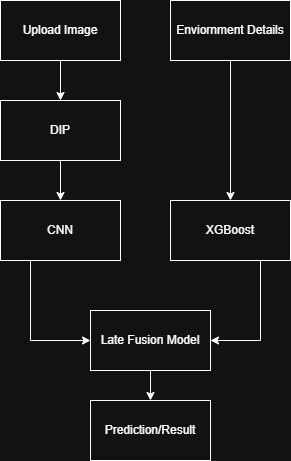
#> input picture assets_test/Coralreefarchi.jpg, 291 x 461 px
$ python bilateral.py ../assets_test/Coralreefarchi.jpg
#> lines starting #> are read from the running program, lines starting #| are printed output that depends on the picture
"""
stage2_bilateral_filter.py — Edge-preserving denoising

WHY WE NEED THIS
─────────────────────────────────────────────────────────────────────────────
Underwater images contain speckle noise from light scattering through
suspended water particles. A standard Gaussian blur would remove that noise,
but it also blurs coral texture edges — and those edges are EXACTLY what the
CNN needs to distinguish healthy vs bleached coral (healthy coral has
regular ridge/polyp patterns; bleached coral loses that structural detail).
Denoising and edge-preservation are in direct tension here, which is why we
can't just use a cheap Gaussian blur.

HOW BILATERAL FILTERING WORKS
─────────────────────────────────────────────────────────────────────────────
A normal blur averages every pixel with ALL its spatial neighbors, full
stop. Bilateral filtering adds a second condition: it only averages
neighbors that are ALSO similar in intensity/color to the center pixel.

Two parameters control this:
    sigmaSpace — how far away (in pixels) a neighbor can be and still count
    sigmaColor — how DIFFERENT in intensity a neighbor can be and still count

At an edge (e.g. the boundary of a coral branch), pixels on one side are
bright and pixels on the other are dark — sigmaColor excludes them from
averaging with each other, so the edge survives sharply. In a flat, uniform
region (open water, smooth coral surface), neighboring pixels are all
similar, so the filter averages freely and removes noise there.

    d=5           — diameter of the pixel neighbourhood considered
    sigmaColor=40 — intensity similarity tolerance
                    (higher = smoother but less edge-preserving)
    sigmaSpace=40 — spatial distance tolerance
                    (higher = farther pixels can influence the result)
These are gentle values — safe for microscopic ridge textures, since a more
aggressive setting risks smoothing away the exact patterns the CNN relies on.
"""

import cv2
import numpy as np


def apply_bilateral_filter(img_bgr: np.ndarray, d: int = 5,
                            sigma_color: int = 40, sigma_space: int = 40) -> np.ndarray:
    """
    Args:
        img_bgr: Blue-shift corrected BGR image, uint8 (run stage 1 first)
    Returns:
        Noise-reduced BGR image, uint8, with edges preserved
    """
    return cv2.bilateralFilter(img_bgr, d=d, sigmaColor=sigma_color, sigmaSpace=sigma_space)


# ─────────────────────────────────────────────────────────────────────────────
# Sample test case — run this file directly: python stage2_bilateral_filter.py
# ─────────────────────────────────────────────────────────────────────────────
if __name__ == "__main__":
    import sys
    import os

    if len(sys.argv) > 1:
        img = cv2.imread(sys.argv[1])
#> img is the input picture: shape (461, 291, 3); min 6, max 255, mean 27
        if img is None:
            raise FileNotFoundError(f"Could not load image: {sys.argv[1]}")
    else:
        print("No image path given — generating a synthetic noisy test image with a sharp edge.")
        # Half-black / half-white image with added Gaussian noise — lets us
        # directly check whether the edge in the middle survives filtering.
        img = np.zeros((300, 300, 3), dtype=np.uint8)
        img[:, 150:, :] = 255
        noise = np.random.normal(0, 25, img.shape).astype(np.int16)
        img = np.clip(img.astype(np.int16) + noise, 0, 255).astype(np.uint8)

    gaussian = cv2.GaussianBlur(img, (9, 9), 0)
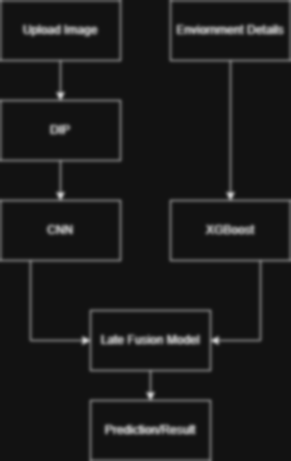
#> gaussian: shape (461, 291, 3); min 18, max 200, mean 26.6
    bilateral = apply_bilateral_filter(img)

    # Compare edge SPREAD (not just jump size): walk a row across the
    # boundary and count how many pixels it takes to go from 10% to 90% of
    # the full black->white swing. A blurred edge spreads over more pixels;
    # a preserved edge stays a narrow, near-vertical transition.
    def transition_width(gray_row, lo_frac=0.1, hi_frac=0.9):
        lo, hi = gray_row.min(), gray_row.max()
        lo_val, hi_val = lo + (hi - lo) * lo_frac, lo + (hi - lo) * hi_frac
        idx_lo = np.argmax(gray_row > lo_val)
        idx_hi = np.argmax(gray_row > hi_val)
        return abs(idx_hi - idx_lo)

    gray_gauss = cv2.cvtColor(gaussian, cv2.COLOR_BGR2GRAY).astype(float)
    gray_bilat = cv2.cvtColor(bilateral, cv2.COLOR_BGR2GRAY).astype(float)
    row = 150
    width_gauss = transition_width(gray_gauss[row])
#> in transition_width, `lo, hi = gray_row.min(), gray_row.max()`: lo = 18; hi = 74
#> in transition_width, `lo_val, hi_val = lo + (hi - lo) * lo_frac, lo + (hi - lo) * hi_frac`: lo_val = 23.6; hi_val = 68.4
#> in transition_width, `idx_lo = np.argmax(gray_row > lo_val)`: idx_lo = 0
#> width_gauss = 0
    width_bilat = transition_width(gray_bilat[row])
#> width_bilat = 0

    print(f"Edge transition width after Gaussian blur : {width_gauss} px")
#| Edge transition width after Gaussian blur : 0 px
    print(f"Edge transition width after bilateral filter: {width_bilat} px")
#| Edge transition width after bilateral filter: 0 px
    print("Expect: bilateral width should be noticeably SMALLER (sharper, less spread edge).")

    os.makedirs("test_outputs", exist_ok=True)
    cv2.imwrite("test_outputs/stage2_original.jpg", img)
    cv2.imwrite("test_outputs/stage2_gaussian.jpg", gaussian)
    cv2.imwrite("test_outputs/stage2_bilateral.jpg", bilateral)
    print("Saved test_outputs/stage2_original.jpg, stage2_gaussian.jpg, stage2_bilateral.jpg")
